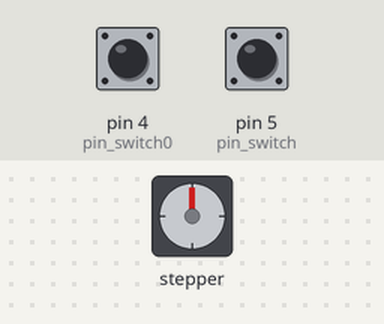
Bench run of a sketch on a simulated Arduino Uno, built with avr-gcc and run on an emulated ATmega328P. Parts: stepper motor. Inputs (shaded band) come from the test bench; at power-on: pin 4 (pin_switch0) LOW, pin 5 (pin_switch) LOW. Stepper angles assume 200 steps per turn.

Above: at 1.2 s.
1.3 s: pin 4 (pin_switch0) pulled HIGH for 1 s
At 2.6 s:
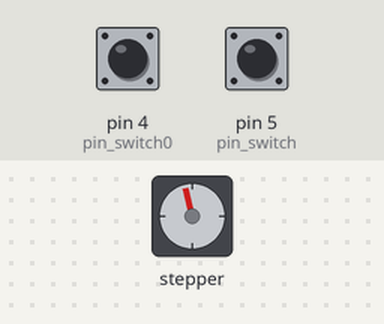
3.8 s: pin 5 (pin_switch) pulled HIGH for 3.2 s
At 4.25 s:
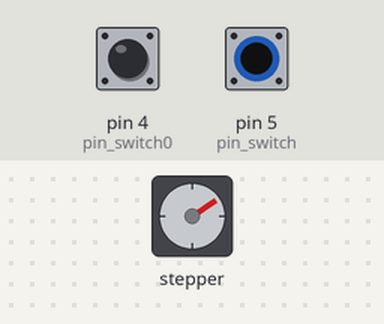
8.5 s: pin 5 (pin_switch) pulled HIGH for 1 s
At 10.4 s:
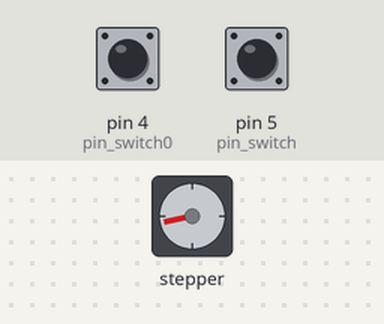
11.0 s: pin 4 (pin_switch0) pulled HIGH for 3.2 s
At 15.2 s:
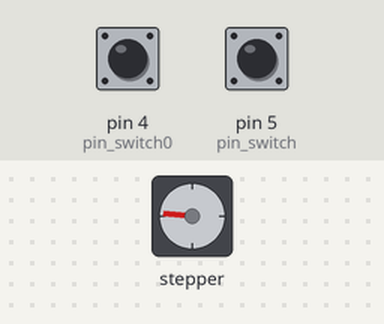
15.7 s: pin 4 (pin_switch0) pulled HIGH for 3.2 s
At 20.0 s:
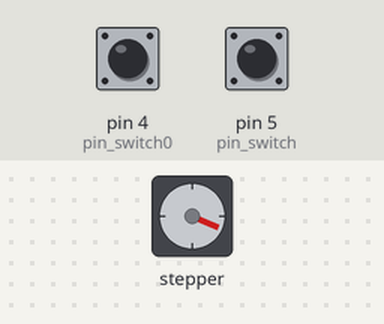
Timing chart, 0 to 21.4 s (numbered marks = the images above; inputs shaded):
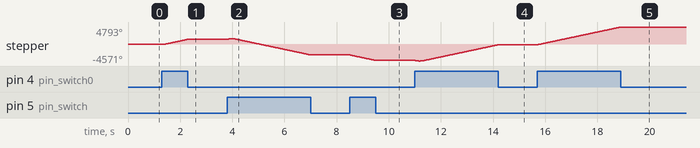

The sketch:

motor_test_controller.ino
```cpp
// Include the AccelStepper Library
#include <AccelStepper.h>

// Define pin connections
const int dirPin = 3;
const int stepPin = 2;
int pin_switch0 = 4;
int pin_switch = 5;


// Define motor interface type
#define motorInterfaceType 1

// Creates an instance
AccelStepper myStepper(motorInterfaceType, stepPin, dirPin);

void setup() {
  // set the maximum speed, acceleration factor,
  // initial speed and the target position
  myStepper.setMaxSpeed(1000);
  myStepper.setAcceleration(3000);
  myStepper.setSpeed(600);
  myStepper.moveTo(200);

  pinMode(pin_switch0, INPUT);
  pinMode(pin_switch, INPUT);
}

void loop() {
  // Change direction once the motor reaches target position

  if (digitalRead(pin_switch) == HIGH){
    myStepper.move(-2000);
    // Move the motor one step
    myStepper.run();
  }
  else if (digitalRead(pin_switch0) == HIGH){
      myStepper.move(2000);
      myStepper.run();
  }
}
```

Measured:
- after the input at 1.3 s, stepper: turns 1427° clockwise in 1.0 s, starting at once
- after the input at 3.8 s, stepper: turns 148° clockwise in 0.16 s, then 4477° counter-clockwise in 3.0 s
- after the input at 8.5 s, stepper: turns 1521° counter-clockwise in 1.0 s, starting at once
- after the input at 11.0 s, stepper: turns 148° counter-clockwise in 0.16 s, then 4486° clockwise in 3.0 s
- after the input at 15.7 s, stepper: turns 4878° clockwise in 3.2 s, starting at once
